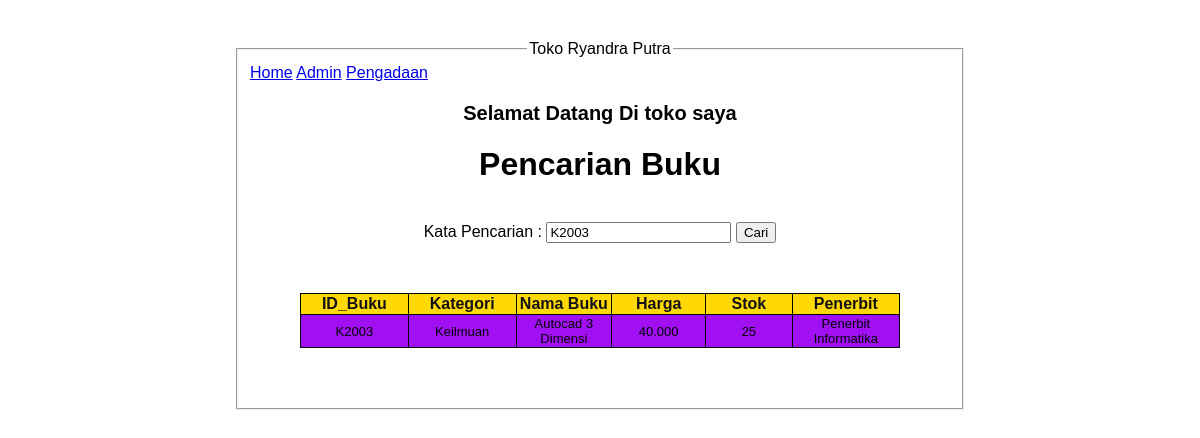
Page /index.php?kata_cari=K2003 on the committed database.
### tables this page shows
CREATE TABLE `tb_buku` (
  `ID_Buku` varchar(10) NOT NULL,
  `Kategori` varchar(15) NOT NULL,
  `Nama_Buku` varchar(50) NOT NULL,
  `Harga` varchar(10) NOT NULL,
  `Stok` varchar(10) NOT NULL,
  `Penerbit` varchar(50) NOT NULL
);

### index.php (the view, shortened to what this page needs)
<!DOCTYPE html>
<html lang='en'>
<head>
    <link rel="stylesheet" href="style.css">
</head>
<body>
<fieldset >
    <legend align="center">Toko Ryandra Putra</legend>
    <div class="nav">
        <a href="index.php">Home</a>
        <a href="Admin.php">Admin</a>
        <a href="Pengadaan.php">Pengadaan</a>
    </div>
    <h3 align="center">Selamat Datang Di toko saya</h3>
    <center><h1>Pencarian Buku</h1></center>
    <br>
    <div class="cari">
    <form method="GET" action="index.php">
    <label>Kata Pencarian : </label>
    <input type="text" name="kata_cari" value="<?php if(isset($_GET['kata_cari'])) { echo
    $_GET['kata_cari']; } ?>" />
    <button type="submit">Cari</button>
    </div>
    <table class="table-home">
        <thead class="table thead">
            <tr>
            <th>ID_Buku</th>
            <th>Kategori</th>
            <th>Nama Buku</th>
            <th>Harga</th>
            <th>Stok</th>
            <th>Penerbit</th>
            </tr>
        </thead>
        <tbody>
            <?php
            include 'koneksi.php';
            if(isset($_GET['kata_cari'])) {
            $kata_cari = $_GET['kata_cari'];
            $query = "SELECT * FROM tb_buku WHERE ID_Buku like '%".$kata_cari."%' OR
            Nama_Buku like '%".$kata_cari."%' OR
            Kategori like '%".$kata_cari."%' ORDER BY ID_Buku ASC";
            } else {
            $query = "SELECT * FROM tb_buku ORDER BY ID_Buku ASC";
            }
            $result = mysqli_query($koneksi, $query);
            while ($row = mysqli_fetch_assoc($result)) {
        ?>
                <tr align="center">
                    <td><?php echo $row['ID_Buku']; ?></td>
                    <td><?php echo $row['Kategori']; ?></td>
                    <td><?php echo $row['Nama_Buku']; ?></td>
                    <td><?php echo $row['Harga']; ?></td>
                    <td><?php echo $row['Stok']; ?></td>
                    <td><?php echo $row['Penerbit']; ?></td>
                </tr>
        <?php
        }
        ?>
    </tbody>
    </table>
    </fieldset>
    </body>
    </html>

### style.css (style rules this page uses)
fieldset { width: 400px; margin:auto; }
fieldset h3 { font-size: 20px; }
.cari { text-align: center; }
body { margin: 40px; font-family: Arial, Helvetica, sans-serif ; }
.table-home { margin: 50px; border-radius: 4px; }
table { width: 600px; font-size: 13px; color:black; border-collapse: collapse; align-items: center; }
table thead { color: rgb(19, 18, 18); font-size: 16px; width: 100%; }
table th { border: 1px solid black; background-color: rgb(255, 217, 5); width: 50px; }
table td { border: 1px solid black; background-color: rgb(160, 16, 243); width: 200px; }

### rows in the picture
tb_buku: ID_Buku "K2003", Kategori "Keilmuan", Nama_Buku "Autocad 3 Dimensi", Harga "40.000", Stok "25", Penerbit "Penerbit Informatika"
